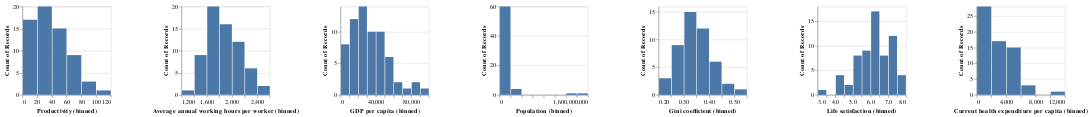

The cell this chart's notebook holds for it:
### Markdown cell above
This information reflects that our data set contains some null values we need to handle with. As a rule of thumb a linear regression with one dependent and one independent variable requires at least 30 observations. Hence it can be assumed that the number of observations is sufficient for a simple linear regression model. Regarding a multiple linear regression model for each additional indipendent variable added to the equation an additional 10 observations are required (https://home.csulb.edu/~msaintg/ppa696/696regmx.htm#:~:text=Regression%20with%20only%20one%20dependent,variable%20added%20to%20the%20equation). 
In our case, a dataset of at least 80 observations would be required to take every independent variable into account. For this reason we cannot afford to eliminate the observations with missing values. Alternativley we will appropriately replace the missing values with mean or median. Despite the data correction we furthermore need to think about eleminating isolated variables of our multiple linear regression model. 

Additionally we were thinking about a method called oversampling to add artificial samples. However, research on this subject revealed, that this method only works for categorical variables to adjust the class distribution of a data set. Hence it is not practicable for this project.

To deal with existing missing values we had to figure out what is a better measure of the central tendency of data and use that value to appropriately replace missing values.
We generated distribution plots to decide which techniques to use.
    - Outliers data points will have a significant impact on the mean and hence, in such cases, it is not recommended to use the mean for replacing the missing values. 
    - For symmetric data distribution, one can use the mean value for imputing missing values.

Please find the additional boxplot visualization in the Appendix.

### Chart 1: Distribution Splot

### Code cell
alt.Chart(df).mark_bar().encode(
    alt.X(alt.repeat("column"), type="quantitative", bin=True),
    y='count()',
).properties(
    width=150,
    height=150
).repeat(
    column=['Productivity', 'Average annual working hours per worker', 'GDP per capita', 'Population','Gini coefficient','Life satisfaction','Current health expenditure per capita']
)

### Figure 1 — Vega-Lite specification as saved in the notebook (floating-point values rounded to 4 significant figures)
{"config": {"view": {"continuousWidth": 400, "continuousHeight": 300}}, "repeat": {"column": ["Productivity", "Average annual working hours per worker", "GDP per capita", "Population", "Gini coefficient", "Life satisfaction", "Current health expenditure per capita"]}, "spec": {"data": {"name": "data-64b3dbd993b3a62a294dc9fa5c672e71"}, "mark": "bar", "encoding": {"x": {"bin": true, "field": {"repeat": "column"}, "type": "quantitative"}, "y": {"aggregate": "count", "type": "quantitative"}}, "height": 150, "width": 150}, "$schema": "https://vega.github.io/schema/vega-lite/v4.17.0.json", "datasets": {"data-64b3dbd993b3a62a294dc9fa5c672e71": [{"Continent": "Americas", "Country": "Argentina", "Code": "ARG", "Year": 2017, "Average annual working hours per worker": 1692.0, "GDP per capita": 23270.0, "Population": 44054616, "Gini coefficient": null, "Life satisfaction": 6.086, "Productivity": 30.96, "Current health expenditure per capita": 2470.0}, {"Continent": "Oceania", "Country": "Australia", "Code": "AUS", "Year": 2017, "Average annual working hours per worker": 1731.0, "GDP per capita": 52540.0, "Population": 24590336, "Gini coefficient": null, "Life satisfaction": 7.234, "Productivity": 60.34, "Current health expenditure per capita": 4716.0}, {"Continent": "Europe", "Country": "Austria", "Code": "AUT", "Year": 2017, "Average annual working hours per worker": 1613.0, "GDP per capita": 51950.0, "Population": 8797497, "Gini coefficient": 0.2974, "Life satisfaction": 7.195, "Productivity": 64.78, "Current health expenditure per capita": 5641.0}, {"Continent": "Asia", "Country": "Bangladesh", "Code": "BGD", "Year": 2017, "Average annual working hours per worker": 2232.0, "GDP per capita": 4113.0, "Population": 161793968, "Gini coefficient": null, "Life satisfaction": 5.114, "Productivity": 4.308, "Current health expenditure per capita": 101.2}, {"Continent": "Europe", "Country": "Belgium", "Code": "BEL", "Year": 2017, "Average annual working hours per worker": 1544.0, "GDP per capita": 45150.0, "Population": 11384491, "Gini coefficient": 0.2739, "Life satisfaction": 6.772, "Productivity": 68.52, "Current health expenditure per capita": 5450.0}, {"Continent": "Americas", "Country": "Brazil", "Code": "BRA", "Year": 2017, "Average annual working hours per worker": 1709.0, "GDP per capita": 14280.0, "Population": 208504960, "Gini coefficient": 0.5333, "Life satisfaction": 6.451, "Productivity": 19.19, "Current health expenditure per capita": 1376.0}, {"Continent": "Europe", "Country": "Bulgaria", "Code": "BGR", "Year": 2017, "Average annual working hours per worker": 1644.0, "GDP per capita": 19580.0, "Population": 7182430, "Gini coefficient": 0.4038, "Life satisfaction": 5.108, "Productivity": 25.39, "Current health expenditure per capita": 1608.0}, {"Continent": "Asia", "Country": "Cambodia", "Code": "KHM", "Year": 2017, "Average annual working hours per worker": 2456.0, "GDP per capita": 3951.0, "Population": 15830694, "Gini coefficient": null, "Life satisfaction": 4.998, "Productivity": 3.023, "Current health expenditure per capita": 224.8}, {"Continent": "Americas", "Country": "Canada", "Code": "CAN", "Year": 2017, "Average annual working hours per worker": 1696.0, "GDP per capita": 48900.0, "Population": 36554344, "Gini coefficient": 0.3331, "Life satisfaction": 7.109, "Productivity": 56.26, "Current health expenditure per capita": 5209.0}, {"Continent": "Americas", "Country": "Chile", "Code": "CHL", "Year": 2017, "Average annual working hours per worker": 1974.0, "GDP per capita": 22860.0, "Population": 18368582, "Gini coefficient": 0.4444, "Life satisfaction": 5.942, "Productivity": 27.26, "Current health expenditure per capita": 2219.0}, {"Continent": "Asia", "Country": "China", "Code": "CHN", "Year": 2017, "Average annual working hours per worker": 2174.0, "GDP per capita": 13850.0, "Population": 1410275968, "Gini coefficient": 0.3908, "Life satisfaction": 5.144, "Productivity": 11.36, "Current health expenditure per capita": 706.4}, {"Continent": "Americas", "Country": "Colombia", "Code": "COL", "Year": 2017, "Average annual working hours per worker": 1998.0, "GDP per capita": 13430.0, "Population": 48351668, "Gini coefficient": 0.4972, "Life satisfaction": 6.35, "Productivity": 15.63, "Current health expenditure per capita": 1088.0}, {"Continent": "Americas", "Country": "Costa Rica", "Code": "CRI", "Year": 2017, "Average annual working hours per worker": 2212.0, "GDP per capita": 18130.0, "Population": 4993849, "Gini coefficient": 0.4835, "Life satisfaction": 6.998, "Productivity": 18.73, "Current health expenditure per capita": 1440.0}, {"Continent": "Europe", "Country": "Croatia", "Code": "HRV", "Year": 2017, "Average annual working hours per worker": 1835.0, "GDP per capita": 25360.0, "Population": 4192468, "Gini coefficient": 0.3035, "Life satisfaction": 5.626, "Productivity": 33.16, "Current health expenditure per capita": 1804.0}, {"Continent": "Asia", "Country": "Cyprus", "Code": "CYP", "Year": 2017, "Average annual working hours per worker": 1784.0, "GDP per capita": 31250.0, "Population": 1208527, "Gini coefficient": 0.3142, "Life satisfaction": 6.137, "Productivity": 42.59, "Current health expenditure per capita": 2533.0}, {"Continent": "Europe", "Country": "Czechia", "Code": "CZE", "Year": 2017, "Average annual working hours per worker": 1776.0, "GDP per capita": 35580.0, "Population": 10531315, "Gini coefficient": 0.2485, "Life satisfaction": null, "Productivity": 39.42, "Current health expenditure per capita": 2786.0}, {"Continent": "Europe", "Country": "Denmark", "Code": "DNK", "Year": 2017, "Average annual working hours per worker": 1400.0, "GDP per capita": 51670.0, "Population": 5737286, "Gini coefficient": 0.2875, "Life satisfaction": 7.693, "Productivity": 72.54, "Current health expenditure per capita": 5573.0}, {"Continent": "Americas", "Country": "Ecuador", "Code": "ECU", "Year": 2017, "Average annual working hours per worker": 1701.0, "GDP per capita": 11410.0, "Population": 16696947, "Gini coefficient": 0.4467, "Life satisfaction": 5.809, "Productivity": 15.32, "Current health expenditure per capita": 863.0}, {"Continent": "Europe", "Country": "Estonia", "Code": "EST", "Year": 2017, "Average annual working hours per worker": 1857.0, "GDP per capita": 30980.0, "Population": 1317550, "Gini coefficient": 0.3036, "Life satisfaction": 6.035, "Productivity": 33.49, "Current health expenditure per capita": 2242.0}, {"Continent": "Europe", "Country": "Finland", "Code": "FIN", "Year": 2017, "Average annual working hours per worker": 1659.0, "GDP per capita": 43830.0, "Population": 5508146, "Gini coefficient": 0.2738, "Life satisfaction": 7.78, "Productivity": 58.88, "Current health expenditure per capita": 4339.0}, {"Continent": "Europe", "Country": "France", "Code": "FRA", "Year": 2017, "Average annual working hours per worker": 1514.0, "GDP per capita": 42820.0, "Population": 64144092, "Gini coefficient": 0.3163, "Life satisfaction": 6.69, "Productivity": 68.37, "Current health expenditure per capita": 5060.0}, {"Continent": "Europe", "Country": "Germany", "Code": "DEU", "Year": 2017, "Average annual working hours per worker": 1354.0, "GDP per capita": 51250.0, "Population": 82624368, "Gini coefficient": 0.312, "Life satisfaction": 7.035, "Productivity": 69.85, "Current health expenditure per capita": 6028.0}, {"Continent": "Europe", "Country": "Greece", "Code": "GRC", "Year": 2017, "Average annual working hours per worker": 2017.0, "GDP per capita": 26480.0, "Population": 10692230, "Gini coefficient": 0.3435, "Life satisfaction": 5.952, "Productivity": 33.36, "Current health expenditure per capita": 2326.0}, {"Continent": "Asia", "Country": "Hong Kong", "Code": "HKG", "Year": 2017, "Average annual working hours per worker": 2186.0, "GDP per capita": 49930.0, "Population": 7461508, "Gini coefficient": null, "Life satisfaction": 5.659, "Productivity": 44.37, "Current health expenditure per capita": null}, {"Continent": "Europe", "Country": "Hungary", "Code": "HUN", "Year": 2017, "Average annual working hours per worker": 1937.0, "GDP per capita": 26910.0, "Population": 9788940, "Gini coefficient": 0.3058, "Life satisfaction": 6.0, "Productivity": 33.06, "Current health expenditure per capita": 1989.0}, {"Continent": "Europe", "Country": "Iceland", "Code": "ISL", "Year": 2017, "Average annual working hours per worker": 1493.0, "GDP per capita": 49840.0, "Population": 343641, "Gini coefficient": 0.2613, "Life satisfaction": 7.533, "Productivity": 59.13, "Current health expenditure per capita": 4763.0}, {"Continent": "Asia", "Country": "India", "Code": "IND", "Year": 2017, "Average annual working hours per worker": 2117.0, "GDP per capita": 6188.0, "Population": 1354195712, "Gini coefficient": 0.3594, "Life satisfaction": 3.249, "Productivity": 8.01, "Current health expenditure per capita": 181.5}, {"Continent": "Asia", "Country": "Indonesia", "Code": "IDN", "Year": 2017, "Average annual working hours per worker": 2024.0, "GDP per capita": 10640.0, "Population": 264498848, "Gini coefficient": 0.3879, "Life satisfaction": 5.347, "Productivity": 11.35, "Current health expenditure per capita": 317.6}, {"Continent": "Europe", "Country": "Ireland", "Code": "IRL", "Year": 2017, "Average annual working hours per worker": 1746.0, "GDP per capita": 86810.0, "Population": 4771860, "Gini coefficient": 0.3136, "Life satisfaction": 7.255, "Productivity": 109.5, "Current health expenditure per capita": 5583.0}, {"Continent": "Asia", "Country": "Israel", "Code": "ISR", "Year": 2017, "Average annual working hours per worker": 1921.0, "GDP per capita": 38980.0, "Population": 8309256, "Gini coefficient": 0.382, "Life satisfaction": 7.332, "Productivity": 41.02, "Current health expenditure per capita": 2992.0}, {"Continent": "Europe", "Country": "Italy", "Code": "ITA", "Year": 2017, "Average annual working hours per worker": 1723.0, "GDP per capita": 40160.0, "Population": 60004024, "Gini coefficient": 0.3593, "Life satisfaction": 6.445, "Productivity": 56.27, "Current health expenditure per capita": 3617.0}, {"Continent": "Asia", "Country": "Japan", "Code": "JPN", "Year": 2017, "Average annual working hours per worker": 1738.0, "GDP per capita": 39600.0, "Population": 126662464, "Gini coefficient": null, "Life satisfaction": 5.908, "Productivity": 42.42, "Current health expenditure per capita": 4398.0}, {"Continent": "Europe", "Country": "Latvia", "Code": "LVA", "Year": 2017, "Average annual working hours per worker": 1875.0, "GDP per capita": 27160.0, "Population": 1954861, "Gini coefficient": 0.3557, "Life satisfaction": 5.97, "Productivity": 31.57, "Current health expenditure per capita": 1704.0}, {"Continent": "Europe", "Country": "Lithuania", "Code": "LTU", "Year": 2017, "Average annual working hours per worker": 1844.0, "GDP per capita": 29830.0, "Population": 2904452, "Gini coefficient": 0.3729, "Life satisfaction": 6.064, "Productivity": 32.99, "Current health expenditure per capita": 2178.0}, {"Continent": "Europe", "Country": "Luxembourg", "Code": "LUX", "Year": 2017, "Average annual working hours per worker": 1519.0, "GDP per capita": 90600.0, "Population": 596290, "Gini coefficient": 0.3452, "Life satisfaction": 7.404, "Productivity": 83.17, "Current health expenditure per capita": 5981.0}, {"Continent": "Asia", "Country": "Malaysia", "Code": "MYS", "Year": 2017, "Average annual working hours per worker": 2238.0, "GDP per capita": 24160.0, "Population": 31975812, "Gini coefficient": null, "Life satisfaction": 5.428, "Productivity": 23.65, "Current health expenditure per capita": 987.6}, {"Continent": "Europe", "Country": "Malta", "Code": "MLT", "Year": 2017, "Average annual working hours per worker": 2040.0, "GDP per capita": 35150.0, "Population": 479507, "Gini coefficient": 0.2923, "Life satisfaction": 6.733, "Productivity": 39.22, "Current health expenditure per capita": 3873.0}, {"Continent": "Americas", "Country": "Mexico", "Code": "MEX", "Year": 2017, "Average annual working hours per worker": 2255.0, "GDP per capita": 18940.0, "Population": 122839256, "Gini coefficient": null, "Life satisfaction": 6.432, "Productivity": 21.02, "Current health expenditure per capita": 1076.0}, {"Continent": "Asia", "Country": "Myanmar", "Code": "MMR", "Year": 2017, "Average annual working hours per worker": 2438.0, "GDP per capita": 4763.0, "Population": 52288344, "Gini coefficient": 0.307, "Life satisfaction": 4.434, "Productivity": 4.735, "Current health expenditure per capita": 214.6}, {"Continent": "Europe", "Country": "Netherlands", "Code": "NLD", "Year": 2017, "Average annual working hours per worker": 1430.0, "GDP per capita": 54230.0, "Population": 17207204, "Gini coefficient": 0.2854, "Life satisfaction": 7.425, "Productivity": 70.62, "Current health expenditure per capita": 5603.0}, {"Continent": "Oceania", "Country": "New Zealand", "Code": "NZL", "Year": 2017, "Average annual working hours per worker": 1752.0, "GDP per capita": 39730.0, "Population": 4746253, "Gini coefficient": null, "Life satisfaction": 7.205, "Productivity": 42.74, "Current health expenditure per capita": 3876.0}, {"Continent": "Africa", "Country": "Nigeria", "Code": "NGA", "Year": 2017, "Average annual working hours per worker": 1827.0, "GDP per capita": 5061.0, "Population": 193495904, "Gini coefficient": null, "Life satisfaction": 4.356, "Productivity": null, "Current health expenditure per capita": 194.8}, {"Continent": "Europe", "Country": "Norway", "Code": "NOR", "Year": 2017, "Average annual working hours per worker": 1417.0, "GDP per capita": 69600.0, "Population": 5277396, "Gini coefficient": 0.2699, "Life satisfaction": 7.442, "Productivity": 96.85, "Current health expenditure per capita": 6631.0}, {"Continent": "Asia", "Country": "Pakistan", "Code": "PAK", "Year": 2017, "Average annual working hours per worker": 2096.0, "GDP per capita": 4744.0, "Population": 216379648, "Gini coefficient": null, "Life satisfaction": 4.443, "Productivity": 8.322, "Current health expenditure per capita": 132.7}, {"Continent": "Americas", "Country": "Peru", "Code": "PER", "Year": 2017, "Average annual working hours per worker": 1932.0, "GDP per capita": 11960.0, "Population": 31605488, "Gini coefficient": 0.4329, "Life satisfaction": 5.999, "Productivity": 10.75, "Current health expenditure per capita": 624.0}, {"Continent": "Asia", "Country": "Philippines", "Code": "PHL", "Year": 2017, "Average annual working hours per worker": 2149.0, "GDP per capita": 7858.0, "Population": 106738496, "Gini coefficient": null, "Life satisfaction": 6.268, "Productivity": 9.45, "Current health expenditure per capita": 321.6}, {"Continent": "Europe", "Country": "Poland", "Code": "POL", "Year": 2017, "Average annual working hours per worker": 2028.0, "GDP per capita": 29050.0, "Population": 38532816, "Gini coefficient": 0.303, "Life satisfaction": 6.242, "Productivity": 33.66, "Current health expenditure per capita": 1972.0}, {"Continent": "Europe", "Country": "Portugal", "Code": "PRT", "Year": 2017, "Average annual working hours per worker": 1863.0, "GDP per capita": 30430.0, "Population": 10307528, "Gini coefficient": 0.338, "Life satisfaction": 6.095, "Productivity": 34.62, "Current health expenditure per capita": 3072.0}, {"Continent": "Europe", "Country": "Romania", "Code": "ROU", "Year": 2017, "Average annual working hours per worker": 1806.0, "GDP per capita": 25420.0, "Population": 19698852, "Gini coefficient": 0.3602, "Life satisfaction": 6.13, "Productivity": 32.27, "Current health expenditure per capita": 1399.0}, {"Continent": "Europe", "Country": "Russia", "Code": "RUS", "Year": 2017, "Average annual working hours per worker": 1974.0, "GDP per capita": 26800.0, "Population": 145452544, "Gini coefficient": 0.3724, "Life satisfaction": 5.441, "Productivity": 27.45, "Current health expenditure per capita": 1406.0}, {"Continent": "Asia", "Country": "Singapore", "Code": "SGP", "Year": 2017, "Average annual working hours per worker": 2238.0, "GDP per capita": 81440.0, "Population": 5764489, "Gini coefficient": null, "Life satisfaction": 6.378, "Productivity": 54.3, "Current health expenditure per capita": 4091.0}, {"Continent": "Europe", "Country": "Slovakia", "Code": "SVK", "Year": 2017, "Average annual working hours per worker": 1745.0, "GDP per capita": 26470.0, "Population": 5439418, "Gini coefficient": 0.2324, "Life satisfaction": 6.243, "Productivity": 35.17, "Current health expenditure per capita": 2038.0}, {"Continent": "Europe", "Country": "Slovenia", "Code": "SVN", "Year": 2017, "Average annual working hours per worker": 1655.0, "GDP per capita": 31590.0, "Population": 2098396, "Gini coefficient": 0.2422, "Life satisfaction": 6.665, "Productivity": 40.55, "Current health expenditure per capita": 2998.0}, {"Continent": "Africa", "Country": "South Africa", "Code": "ZAF", "Year": 2017, "Average annual working hours per worker": 2209.0, "GDP per capita": 12740.0, "Population": 56641208, "Gini coefficient": null, "Life satisfaction": 5.035, "Productivity": 18.05, "Current health expenditure per capita": 1108.0}, {"Continent": "Asia", "Country": "South Korea", "Code": "KOR", "Year": 2017, "Average annual working hours per worker": 2063.0, "GDP per capita": 40880.0, "Population": 51511640, "Gini coefficient": null, "Life satisfaction": 5.903, "Productivity": 39.08, "Current health expenditure per capita": 2926.0}, {"Continent": "Europe", "Country": "Spain", "Code": "ESP", "Year": 2017, "Average annual working hours per worker": 1686.0, "GDP per capita": 38930.0, "Population": 46584168, "Gini coefficient": 0.3465, "Life satisfaction": 6.457, "Productivity": 56.06, "Current health expenditure per capita": 3557.0}, {"Continent": "Asia", "Country": "Sri Lanka", "Code": "LKA", "Year": 2017, "Average annual working hours per worker": 1924.0, "GDP per capita": 12730.0, "Population": 21506816, "Gini coefficient": null, "Life satisfaction": 4.213, "Productivity": 17.05, "Current health expenditure per capita": 459.2}, {"Continent": "Europe", "Country": "Sweden", "Code": "SWE", "Year": 2017, "Average annual working hours per worker": 1609.0, "GDP per capita": 52030.0, "Population": 10058191, "Gini coefficient": 0.2877, "Life satisfaction": 7.398, "Productivity": 64.34, "Current health expenditure per capita": 5656.0}, {"Continent": "Europe", "Country": "Switzerland", "Code": "CHE", "Year": 2017, "Average annual working hours per worker": 1590.0, "GDP per capita": 73620.0, "Population": 8451688, "Gini coefficient": 0.3268, "Life satisfaction": 7.694, "Productivity": 80.59, "Current health expenditure per capita": 7990.0}, {"Continent": "Asia", "Country": "Taiwan", "Code": "TWN", "Year": 2017, "Average annual working hours per worker": 1990.0, "GDP per capita": 45380.0, "Population": 23665028, "Gini coefficient": null, "Life satisfaction": 6.537, "Productivity": 45.0, "Current health expenditure per capita": null}, {"Continent": "Asia", "Country": "Thailand", "Code": "THA", "Year": 2017, "Average annual working hours per worker": 2185.0, "GDP per capita": 16670.0, "Population": 70898208, "Gini coefficient": 0.3653, "Life satisfaction": 6.022, "Productivity": 14.75, "Current health expenditure per capita": 669.6}, {"Continent": "Asia", "Country": "Turkey", "Code": "TUR", "Year": 2017, "Average annual working hours per worker": 1832.0, "GDP per capita": 26610.0, "Population": 82089824, "Gini coefficient": 0.4141, "Life satisfaction": 4.872, "Productivity": 41.8, "Current health expenditure per capita": 1167.0}, {"Continent": "Europe", "Country": "United Kingdom", "Code": "GBR", "Year": 2017, "Average annual working hours per worker": 1670.0, "GDP per capita": 44090.0, "Population": 66064808, "Gini coefficient": 0.3515, "Life satisfaction": 7.157, "Productivity": 54.68, "Current health expenditure per capita": 4516.0}, {"Continent": "Americas", "Country": "United States", "Code": "USA", "Year": 2017, "Average annual working hours per worker": 1757.0, "GDP per capita": 60120.0, "Population": 329791232, "Gini coefficient": 0.4118, "Life satisfaction": 6.944, "Productivity": 71.64, "Current health expenditure per capita": 10100.0}, {"Continent": "Americas", "Country": "Uruguay", "Code": "URY", "Year": 2017, "Average annual working hours per worker": 1552.0, "GDP per capita": 20620.0, "Population": 3422205, "Gini coefficient": 0.3946, "Life satisfaction": 6.6, "Productivity": 28.3, "Current health expenditure per capita": 2030.0}, {"Continent": "Asia", "Country": "Vietnam", "Code": "VNM", "Year": 2017, "Average annual working hours per worker": 2170.0, "GDP per capita": 6842.0, "Population": 94033048, "Gini coefficient": null, "Life satisfaction": 5.467, "Productivity": 5.653, "Current health expenditure per capita": 424.0}]}}
